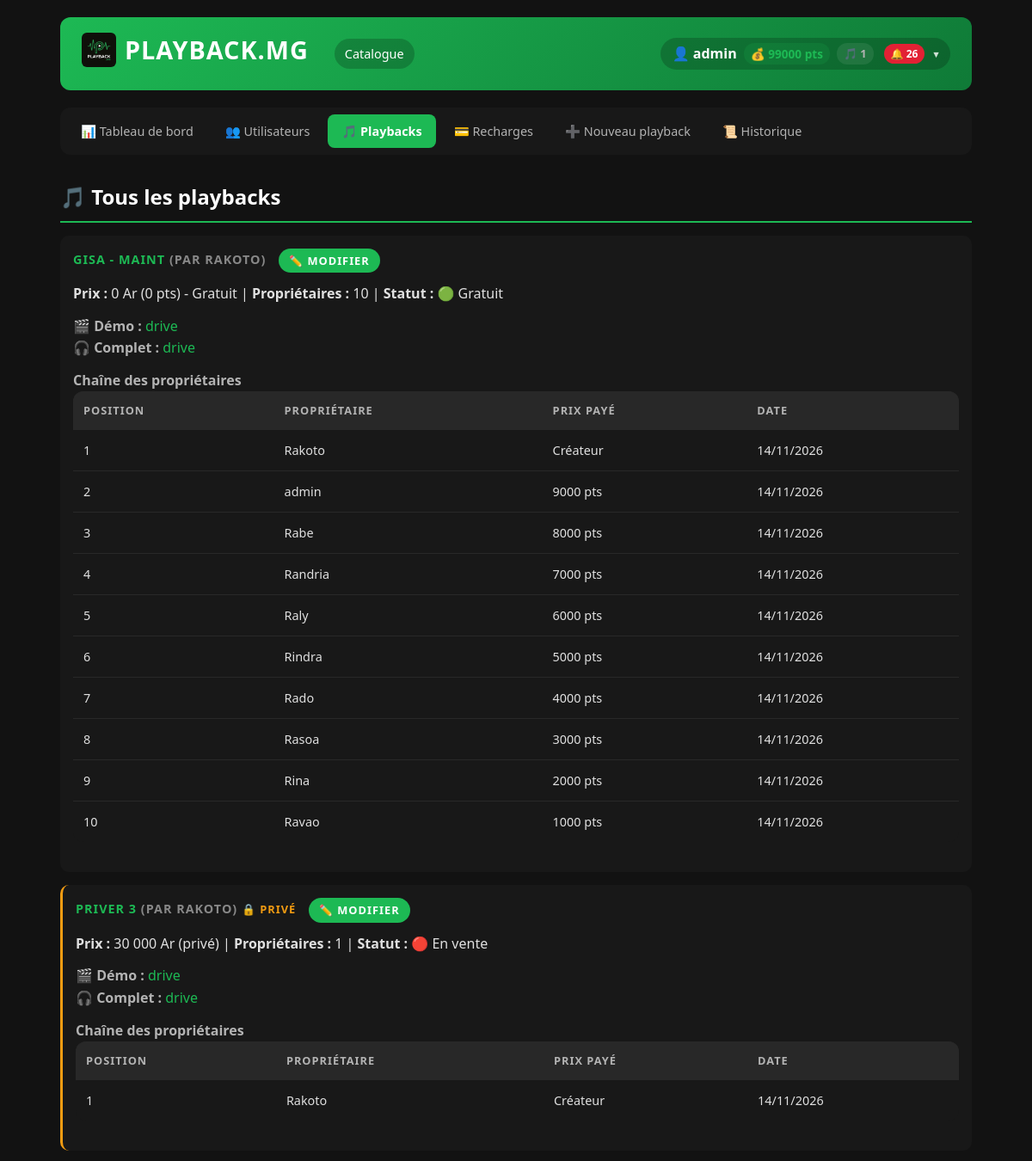
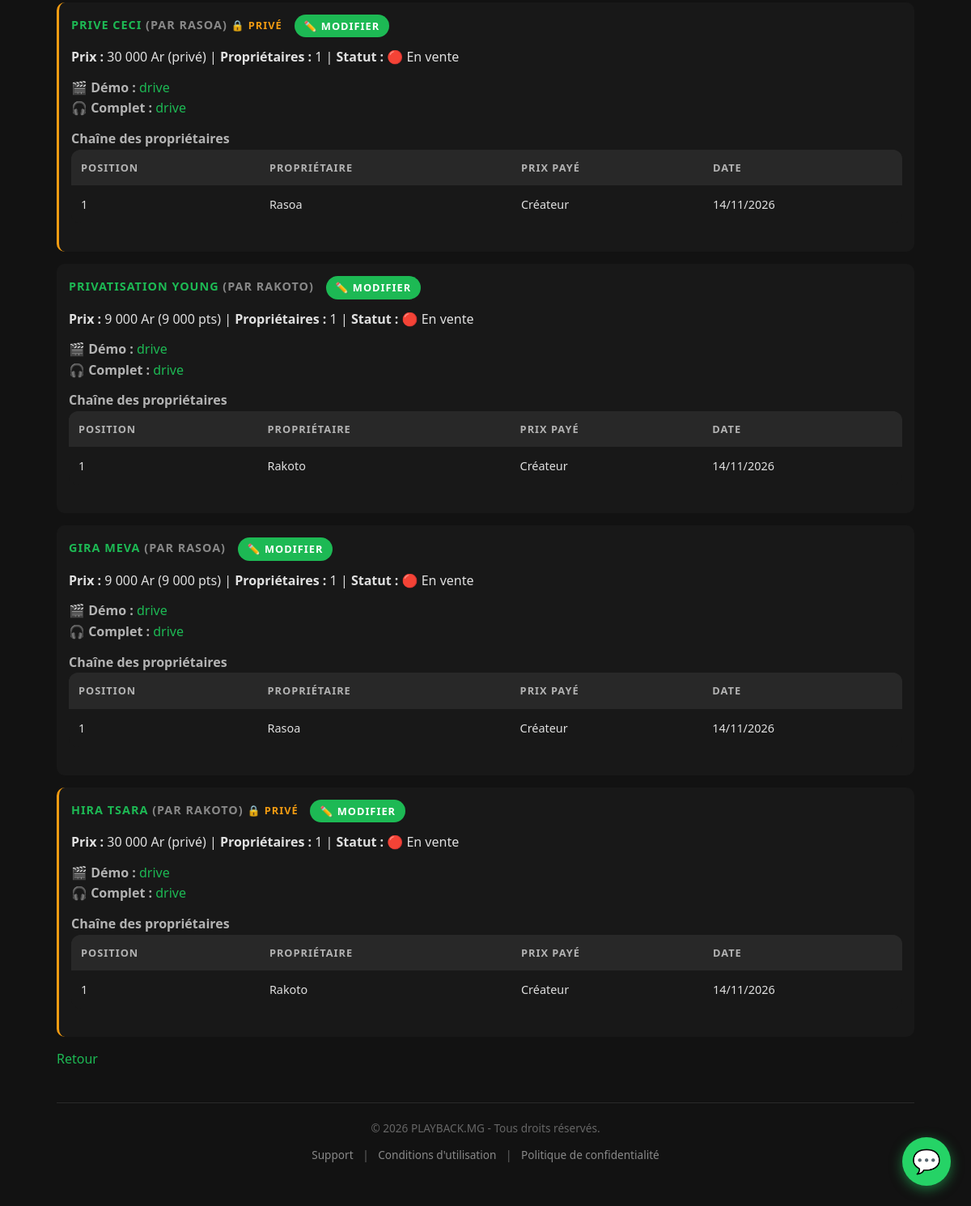
The page /admin/playbacks (signed in) on the database its author committed (2 pictures, top to bottom).
### app.py (models this page shows, shortened)
class User(UserMixin, db.Model):
    id = db.Column(db.Integer, primary_key=True)
    username = db.Column(db.String(80), unique=True, nullable=False)
    phone = db.Column(db.String(20), nullable=False)
    password_hash = db.Column(db.String(200), nullable=False)
    is_admin = db.Column(db.Boolean, default=False)
    is_blocked = db.Column(db.Boolean, default=False, nullable=False)
    points = db.Column(db.Integer, nullable=False, default=0)
    playbacks = db.relationship('Playback', backref='creator', lazy=True)

class Playback(db.Model):
    id = db.Column(db.Integer, primary_key=True)
    title = db.Column(db.String(120), nullable=False)
    price = db.Column(db.Integer, nullable=False, default=9000)
    owner_count = db.Column(db.Integer, nullable=False, default=1)
    is_free = db.Column(db.Boolean, default=False)
    is_private = db.Column(db.Boolean, default=False, nullable=False)  # 🆕
    creator_id = db.Column(db.Integer, db.ForeignKey('user.id'), nullable=False)
    demo_url = db.Column(db.String(500), nullable=True)
    demo_source = db.Column(db.String(20), nullable=True)
    full_url = db.Column(db.String(500), nullable=True)
    full_source = db.Column(db.String(20), nullable=True)
    def display_price(self):
        if self.is_private:
            return "30 000 Ar (privé)"
        if self.is_free:
            return "0 Ar (0 pts) - Gratuit"
        return f"{self.price:,} Ar ({self.price:,} pts)".replace(",", " ")

class Purchase(db.Model):
    id = db.Column(db.Integer, primary_key=True)
    user_id = db.Column(db.Integer, db.ForeignKey('user.id'), nullable=False)
    playback_id = db.Column(db.Integer, db.ForeignKey('playback.id'), nullable=False)
    position = db.Column(db.Integer, nullable=False)
    price_paid = db.Column(db.Integer, nullable=False)
    created_at = db.Column(db.DateTime, server_default=db.func.now())
    user = db.relationship('User', backref='purchases')
    playback = db.relationship('Playback', backref='purchases')

### app.py (the view)
@app.route('/admin/playbacks')
@login_required
def admin_playbacks():
    if not current_user.is_admin:
        return render_template('403.html'), 403
    playbacks = Playback.query.order_by(Playback.id.desc()).all()
    return render_template('admin_playbacks.html', playbacks=playbacks)

### app.py (called while the page is built)
@login_manager.user_loader
def load_user(user_id):
    return db.session.get(User, int(user_id))

@app.context_processor
def inject_notifications():
    if current_user.is_authenticated:
        unread = Notification.query.filter_by(user_id=current_user.id, is_read=False).count()
        return {'unread_notifications': unread}
    return {'unread_notifications': 0}

### templates/admin_playbacks.html
{% extends "base.html" %}
{% block content %}
<div class="admin-tabs">
    <a href="/admin">📊 Tableau de bord</a>
    <a href="/admin/utilisateurs">👥 Utilisateurs</a>
    <a href="/admin/playbacks" class="active">🎵 Playbacks</a>
    <a href="/admin/recharges">💳 Recharges</a>
    <a href="/admin/playback/new">➕ Nouveau playback</a>
    <a href="/admin/historique">📜 Historique</a>
</div>
<h2>🎵 Tous les playbacks</h2>
{% for pb in playbacks %}
<div style="background:#181818; padding:15px; margin-bottom:15px; border-radius:10px; {% if pb.is_private %}border-left:3px solid #f39c12;{% endif %}">
    <h3 style="margin-top:0;">
        {{ pb.title }}
        <span style="color:#888; font-size:0.9rem;">(par {{ pb.creator.username if pb.creator else "?" }})</span>
        {% if pb.is_private %}<span style="color:#f39c12; font-size:0.8rem;">🔒 PRIVÉ</span>{% endif %}
        <a href="/admin/playback/{{ pb.id }}/modifier" class="btn-edit" style="margin-left:10px; font-size:0.8rem;">✏️ Modifier</a>
    </h3>
    <p>
        <strong>Prix :</strong> {{ pb.display_price() }} |
        <strong>Propriétaires :</strong> {{ pb.owner_count }} |
        <strong>Statut :</strong> {% if pb.is_free %}🟢 Gratuit{% else %}🔴 En vente{% endif %}
    </p>
    <p style="color:#b3b3b3;">
        🎬 <strong>Démo :</strong>
        {% if pb.demo_url %}<a href="{{ pb.demo_url }}" target="_blank">{{ pb.demo_source }}</a>
        {% else %}<span style="color:#e22134;">❌ Aucune démo</span>{% endif %}
        <br>
        🎧 <strong>Complet :</strong>
        {% if pb.full_url %}<a href="{{ pb.full_url }}" target="_blank">{{ pb.full_source }}</a>
        {% else %}<span style="color:#e22134;">❌ Aucun fichier complet</span>{% endif %}
    </p>
    <h4 style="color:#b3b3b3;">Chaîne des propriétaires</h4>
    <table class="responsive-table">
        <thead>
            <tr><th>Position</th><th>Propriétaire</th><th>Prix payé</th><th>Date</th></tr>
        </thead>
        <tbody>
        {% for p in pb.purchases|sort(attribute='position') %}
        <tr>
            <td data-label="Position">{{ p.position }}</td>
            <td data-label="Propriétaire">{{ p.user.username }}</td>
            <td data-label="Prix payé">{% if p.price_paid == 0 and p.position == 1 %}Créateur{% else %}{{ p.price_paid }} pts{% endif %}</td>
            <td data-label="Date">{{ p.created_at.strftime("%d/%m/%Y") if p.created_at else "—" }}</td>
        </tr>
        {% endfor %}
        </tbody>
    </table>
</div>
{% endfor %}
<p><a href="/admin">Retour</a></p>
{% endblock %}

### templates/base.html (shortened to what this page needs)
<!doctype html>
<html lang="fr">
  <head>
    <link
      rel="stylesheet"
      href="{{ url_for('static', filename='style.css') }}"
    />
  </head>
  <body>
    <header>
      <div class="header-left">
        <h1>
          <a href="/" class="logo-link">
            <img
              src="{{ url_for('static', filename='logo.png') }}"
              alt="PLAYBACK.MG"
              class="logo"
            />
            <span class="logo-text">PLAYBACK.MG</span>
          </a>
        </h1>
        <nav class="desktop-nav">
          <a href="/catalogue">Catalogue</a>
        </nav>
      </div>
      <div class="header-right">
        {% if current_user.is_authenticated %}
        <div class="user-menu desktop-only" id="userMenu">
          <span class="user-name" id="userName" tabindex="0">
            👤 {{ current_user.username }}
            <span class="user-points">💰 {{ current_user.points }} pts</span>
            <span class="user-playbacks"
              >🎵 {{ current_user.purchases|length }}</span
            >
            {% if unread_notifications > 0 %}
            <span class="notif-badge">🔔 {{ unread_notifications }}</span>
            {% endif %}
            <span class="arrow">▾</span>
          </span>
        </div>
        {% else %}
        <div class="auth-links desktop-only">
          <a href="/login">Connexion</a>
          <a href="/register" class="btn-register">Inscription</a>
        </div>
        {% endif %}
      </div>
    </header>
    <main>{% block content %}{% endblock %}</main>
    <footer>
      <p>© 2026 PLAYBACK.MG - Tous droits réservés.</p>
      <p>
        <a href="/support">Support</a> |
        <a href="/cgu">Conditions d'utilisation</a> |
        <a href="/confidentialite">Politique de confidentialité</a>
      </p>
    </footer>
    <div class="whatsapp-float" id="whatsappFloat">
      <button
        class="whatsapp-toggle"
        id="whatsappToggle"
        aria-label="Contacter le support"
      >
        💬
      </button>
    </div>
  </body>
</html>

### rows shown on the page
User: username "admin", points "99000"
Playback: title "GISA - MAINT", creator "RAKOTO", display_price "0 Ar (0 pts) - Gratuit", owner_count "10", shows "🟢 Gratuit", demo_source "drive", full_source "drive"
Purchase: position "1", user.username "Rakoto", price_paid "Créateur", created_at "14/11/2026"
Purchase: position "2", user.username "admin", price_paid "9000", created_at "14/11/2026"
Purchase: position "3", user.username "Rabe", price_paid "8000", created_at "14/11/2026"
Purchase: position "4", user.username "Randria", price_paid "7000", created_at "14/11/2026"
Purchase: position "5", user.username "Raly", price_paid "6000", created_at "14/11/2026"
Purchase: position "6", user.username "Rindra", price_paid "5000", created_at "14/11/2026"
Purchase: position "7", user.username "Rado", price_paid "4000", created_at "14/11/2026"
Purchase: position "8", user.username "Rasoa", price_paid "3000", created_at "14/11/2026"
Purchase: position "9", user.username "Rina", price_paid "2000", created_at "14/11/2026"
Purchase: position "10", user.username "Ravao", price_paid "1000", created_at "14/11/2026"
Playback: title "PRIVER 3", creator "RAKOTO", shows "🔒 PRIVÉ", display_price "30 000 Ar (privé)", owner_count "1", is_free "🔴 En vente", demo_source "drive", full_source "drive"
Purchase: position "1", user.username "Rakoto", price_paid "Créateur", created_at "14/11/2026"
Playback: title "PRIVE CECI", creator "RASOA", shows "🔒 PRIVÉ", display_price "30 000 Ar (privé)", owner_count "1", is_free "🔴 En vente", demo_source "drive", full_source "drive"
Purchase: position "1", user.username "Rasoa", price_paid "Créateur", created_at "14/11/2026"
Playback: title "PRIVATISATION YOUNG", creator "RAKOTO", display_price "9 000 Ar (9 000 pts)", owner_count "1", shows "🔴 En vente", demo_source "drive", full_source "drive"
Purchase: position "1", user.username "Rakoto", price_paid "Créateur", created_at "14/11/2026"
Playback: title "GIRA MEVA", creator "RASOA", display_price "9 000 Ar (9 000 pts)", owner_count "1", shows "🔴 En vente", demo_source "drive", full_source "drive"
Purchase: position "1", user.username "Rasoa", price_paid "Créateur", created_at "14/11/2026"
Playback: title "HIRA TSARA", creator "RAKOTO", shows "🔒 PRIVÉ", display_price "30 000 Ar (privé)", owner_count "1", is_free "🔴 En vente", demo_source "drive", full_source "drive"
Purchase: position "1", user.username "Rakoto", price_paid "Créateur", created_at "14/11/2026"

### other values the page prints
{{ current_user.purchases|length }} "1"
{{ unread_notifications }} "26"
